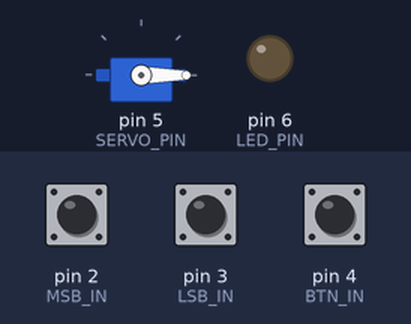
Simulated run of this sketch. Board: Arduino Uno, built with avr-gcc and run on an emulated ATmega328P. On the bench: servo, output pins drawn as LEDs (lit = HIGH). Dashed ring = blinking. The inputs (shaded band) are chosen by the test bench; at power-on: pin 2 (MSB_IN) HIGH, pin 4 (BTN_IN) HIGH, pin 3 (LSB_IN) HIGH.

Above: at 1.2 s.
1.3 s: pin 2 (MSB_IN) pulled LOW for 0.15 s
At 1.37 s:
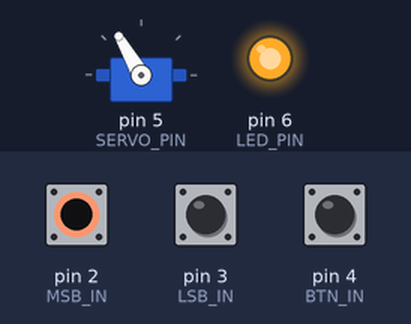
3.1 s: pin 4 (BTN_IN) pulled LOW for 0.15 s
At 4.7 s:
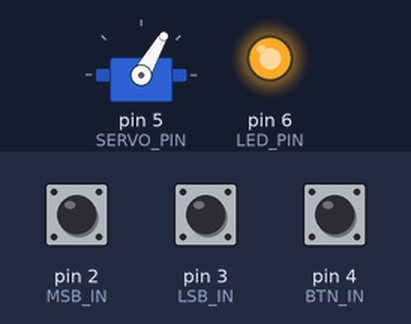
5.2 s: pin 4 (BTN_IN) pulled LOW for 1 s
At 5.87 s:
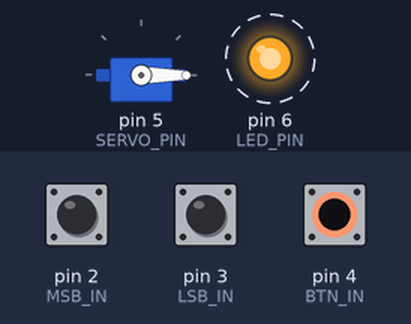
8.2 s: pin 2 (MSB_IN) pulled LOW for 3.2 s
At 9.3 s:
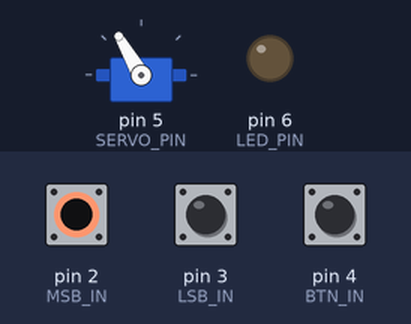
12.9 s: pin 3 (LSB_IN) pulled LOW for 3.2 s
At 13.8 s:
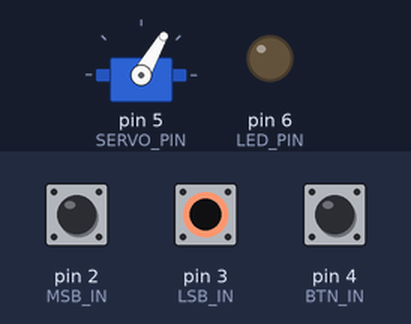
17.7 s: pin 2 (MSB_IN) driven LOW and pin 3 (LSB_IN) driven LOW and pin 4 (BTN_IN) driven LOW
At 19.2 s:
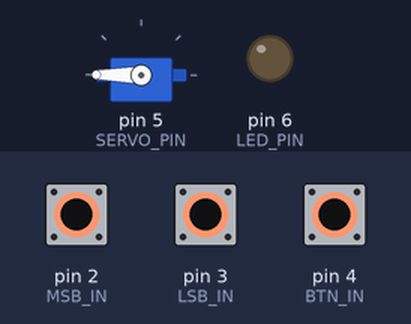
Timing chart, 0 to 20.7 s (numbered marks = the images above; inputs shaded):
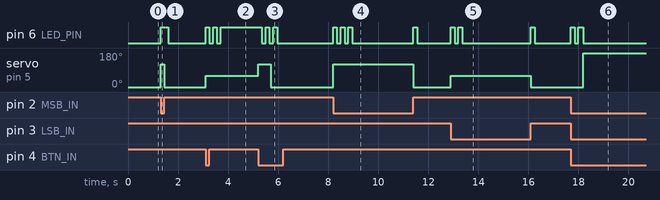

The sketch:

Marker-Changer-Driver.ino
```cpp
#include <Servo.h>

#define MSB_IN 2
#define LSB_IN 3
#define BTN_IN 4
#define SERVO_PIN 5
#define LED_PIN 6

Servo changerServo;

bool dataMode;
byte markerData, marker;
int servoAngle;

unsigned long buttonHoldStart, lastPress;

bool checkButton() {
  static bool lastState = 0;

  if (!digitalRead(BTN_IN)) {
    if (!lastState && (lastPress - millis() > 100)) {
      lastState = true;
      lastPress = millis();
      buttonHoldStart = millis();
      return true;
    } else
      return false;
  } else {
    lastState = false;
    return false;
  }
}

unsigned long buttonHold() {
  return !digitalRead(BTN_IN) ? millis() - buttonHoldStart : 0;
}


unsigned long blinkTill;
byte blinks;

void updateBlink() {
  bool lit = !dataMode;

  if (blinks) {
    if (blinkTill < millis()) {
      blinks --;
      blinkTill = millis() + 150;
    }
    lit = !(blinks % 2);
  } else
    blinkTill = 0;

  digitalWrite(LED_PIN, lit);
}

void setBlinks(byte numBlinks) {
  blinks = numBlinks ? 2 * numBlinks + 1 : 0;
}


void setup() {
  pinMode(MSB_IN, INPUT_PULLUP);
  pinMode(LSB_IN, INPUT_PULLUP);
  pinMode(BTN_IN, INPUT_PULLUP);

  pinMode(LED_PIN, OUTPUT);

  changerServo.attach(SERVO_PIN, 500, 2500);

  dataMode = true;
  markerData = 0;
  marker = 0;

  buttonHoldStart = 0;
  lastPress = 0;

  blinkTill = 0;
  blinks = 0;

  digitalWrite(LED_PIN, 0);
}

void loop() {
  byte _markerData = 2 * !digitalRead(MSB_IN);
  _markerData += !digitalRead(LSB_IN);

  if (markerData != _markerData) {
    markerData = _markerData;
    if (dataMode) {
      marker = markerData;
      setBlinks(marker + 1);
    }
  }

  markerData = _markerData;

  if (checkButton()) {
    dataMode = false;
    if (++marker > 3)
      marker = 0;
    setBlinks(marker + 1);
  }

  if (buttonHold() > 500) {
    dataMode = true;
    marker = markerData;
  }

  updateBlink();
  changerServo.write(map(marker, 0, 3, 0, 180));
}
```

Measured:
- after the input at 1.3 s, pin 6 (LED_PIN): LOW → HIGH at once, → LOW 0.30 s later; servo on pin 5 (SERVO_PIN): 0° → 120° at once, → 0° 0.15 s later
- after the input at 3.1 s, pin 6 (LED_PIN): alternates HIGH for 0.15 s and LOW for 0.15 s, 5 changes in all, then stays HIGH, starting at once; servo on pin 5 (SERVO_PIN): 0° → 60° at once
- after the input at 5.2 s, pin 6 (LED_PIN): alternates HIGH for 0.15 s and LOW for 0.15 s, 5 changes in all, then stays LOW, starting after 0.15 s; servo on pin 5 (SERVO_PIN): 60° → 120° at once, → 0° 0.50 s later
- after the input at 8.2 s, pin 6 (LED_PIN): LOW → HIGH at once, → LOW 0.15 s later, → HIGH 0.15 s later, → LOW 0.15 s later, … (8 changes in this stretch); servo on pin 5 (SERVO_PIN): 0° → 120° at once, → 0° 3.2 s later
- after the input at 12.9 s, pin 6 (LED_PIN): goes HIGH 0.15 s, LOW 0.15 s, HIGH 0.15 s, LOW 2.7 s, HIGH 0.15 s, then LOW, starting at once; servo on pin 5 (SERVO_PIN): 0° → 60° at once, → 0° 3.2 s later
- after the input at 17.7 s, pin 6 (LED_PIN): alternates HIGH for 0.17 s and LOW for 0.15 s, 4 changes in all, then stays LOW, starting at once; servo on pin 5 (SERVO_PIN): 0° → 180° after 0.50 s
